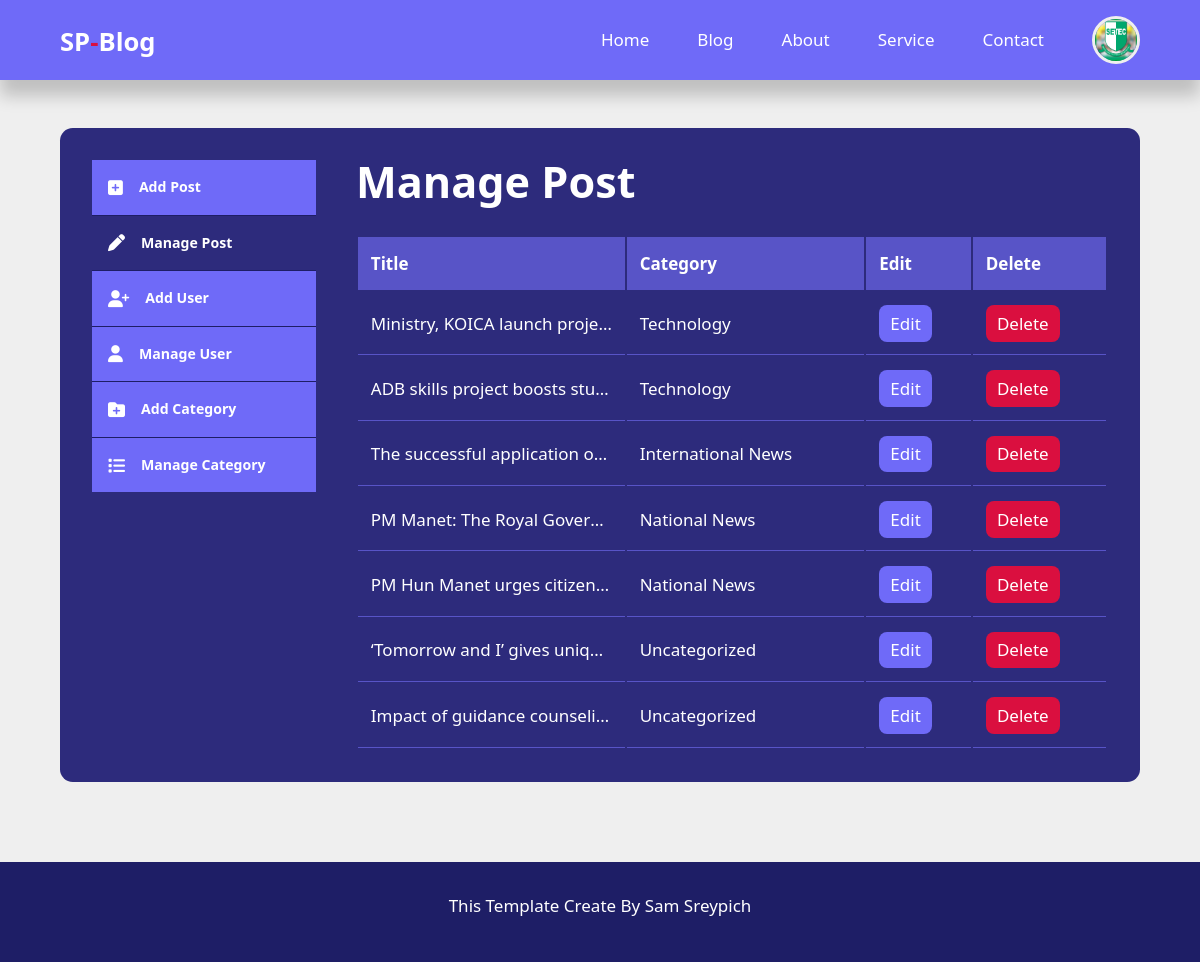
The app's page /admin/ (signed in) with its own data.
### tables this page shows
CREATE TABLE IF NOT EXISTS `users` (
  `id` int UNSIGNED NOT NULL AUTO_INCREMENT,
  `firstname` varchar(50) NOT NULL,
  `lastname` varchar(50) NOT NULL,
  `username` varchar(50) NOT NULL,
  `email` varchar(100) NOT NULL,
  `password` varchar(255) NOT NULL,
  `avatar` varchar(255) NOT NULL,
  `is_admin` tinyint(1) NOT NULL,
  PRIMARY KEY (`id`)
);

CREATE TABLE IF NOT EXISTS `posts` (
  `id` int UNSIGNED NOT NULL AUTO_INCREMENT,
  `title` varchar(255) NOT NULL,
  `body` text NOT NULL,
  `thumbnail` varchar(255) NOT NULL,
  `date_time` timestamp NOT NULL DEFAULT CURRENT_TIMESTAMP,
  `category_id` int UNSIGNED DEFAULT NULL,
  `author_id` int UNSIGNED NOT NULL,
  `is_featured` tinyint(1) NOT NULL,
  PRIMARY KEY (`id`),
  KEY `FK_blog_author` (`author_id`),
  KEY `FK_blog_category` (`category_id`)
);

CREATE TABLE IF NOT EXISTS `categories` (
  `id` int UNSIGNED NOT NULL AUTO_INCREMENT,
  `title` varchar(50) NOT NULL,
  `description` text NOT NULL,
  PRIMARY KEY (`id`)
);

### admin/partials/header.php (called while the page is built, shortened)
<?php
require '../partials/header.php';
?>

### admin/index.php (the view, shortened to what this page needs)
<?php
include 'partials/header.php';
$current_user_id = $_SESSION['user_id'];
$post_fetch_query = "SELECT posts.id, posts.title, categories.title AS category_title
FROM posts JOIN categories ON posts.category_id = categories.id
WHERE posts.author_id = $current_user_id
ORDER BY posts.id DESC";
$post_fetch_result = mysqli_query($connection, $post_fetch_query);
?>
    <section class="dashboard">
        <div class="container dashboard-container">
            <aside>
                <ul>
                    <li>
                        <a href="addPost.php">
                            <i class="fas fa-plus-square"></i>
                            <h5>Add Post</h5>
                        </a>
                    </li>
                    <li>
                        <a class="active" href="<?= ROOT_URL?>/admin/index.php">
                            <i class="fa-solid fa-pen"></i>
                            <h5>Manage Post</h5>
                        </a>
                    </li>
                    <?php if(isset($_SESSION['user_is_admin'])) :?>
                    <li>
                        <a href="addUser.php">
                            <i class="fa-solid fa-user-plus"></i>
                            <h5>Add User</h5>
                        </a>
                    </li>
                    <li>
                        <a href="manage-user.php">
                            <i class="fa-solid fa-user"></i>
                            <h5>Manage User</h5>
                        </a>
                    </li>
                    <li>
                        <a href="addCategory.php">
                            <i class="fa-solid fa-folder-plus"></i>
                            <h5>Add Category</h5>
                        </a>
                    </li>
                    <li>
                        <a href="manage-category.php">
                            <i class="fa-solid fa-list"></i>
                            <h5>Manage Category</h5>
                        </a>
                    </li>
                    <?php endif; ?>
                </ul>
            </aside>
            <main>
                <h2>Manage Post</h2>
                <?php if(mysqli_num_rows($post_fetch_result) > 0) :?>
                <table>
                    <thead>
                        <tr>
                            <th>Title</th>
                            <th>Category</th>
                            <th>Edit</th>
                            <th>Delete</th>
                        </tr>
                    </thead>
                    <tbody>
                    <?php while ($post = mysqli_fetch_assoc($post_fetch_result)) :?>
                        <tr>
                            <td class="table-title"><?= $post['title'] ?></td>
                            <td><?= $post['category_title'] ?></td>
                            <td><a href="<?= ROOT_URL?>admin/editPost.php?id=<?=$post['id']?>" class="btn sm">Edit</a></td>
                            <td><a href="<?= ROOT_URL?>admin/delete-post-logic.php?id=<?=$post['id']?>" class="btn sm danger">Delete</a></td>
                        </tr>
                    <?php endwhile;?>
                    </tbody>
                </table>
                <?php else :?>
                    <p>No post found</p>
                <?php endif;?>
            </main>
        </div>
    </section>
<?php include 'partials/footer.php';?>

### partials/header.php (shortened to what this page needs)
<?php
require 'config/database.php';
if(isset($_SESSION['user_id'])){
    $id = filter_var($_SESSION['user_id'],FILTER_SANITIZE_NUMBER_INT);
    $query = "SELECT avatar FROM users WHERE id = $id";
    $result = mysqli_query($connection, $query);
    $user = mysqli_fetch_assoc($result);
}
?>
<!DOCTYPE html>
<html lang="en">
<head>
    <link rel="stylesheet" href="<?= ROOT_URL?>css/style.css">
    <link rel="stylesheet" href="https://cdnjs.cloudflare.com/ajax/libs/font-awesome/6.7.2/css/all.min.css" />
</head>
<body>
    <nav>
        <div class="container nav-container">
            <a class="logo" href="<?= ROOT_URL?>index.php"><h3>SP<span>-</span>Blog</h3></a>
            <ul class="nav-link">
                <li><a href="<?= ROOT_URL?>">Home</a></li>
                <li><a href="<?= ROOT_URL?>blog.php">Blog</a></li>
                <li><a href="<?= ROOT_URL?>about.php">About</a></li>
                <li><a href="<?= ROOT_URL?>service.php">Service</a></li>
                <li><a href="<?= ROOT_URL?>contact.php">Contact</a></li>
                <?php if(isset($_SESSION['user_id'])) :?>
                <li>
                    <div class="nav-profile">
                        <div class="profile-img">
                            <img class="nav-img" src="<?= ROOT_URL . 'images/' . $user['avatar']?>" alt="">
                        </div>
                    </div>
                </li>
                <?php else :?>
                    <li><a href="<?php ROOT_URL?>signin.php">Sign In</a></li>
                <?php endif; ?>
            </ul>
        </div>
    </nav>

### css/style.css (style rules this page uses)
:root { --color-primary:#6f6af8; --color-primary-variant:#5854c7; --color-danger:#da0f3f; --color-danger-light:hsl(346, 87%, 46%, 15%); --color-success:#11c76f; --color-success-light:hsl(156, 100%, 38%, 15%); --color-gray-1:#1e1e66; --color-gray-2:#2d2b7c; --color-white:#fff; --color-light:#ccc; --color-light-variant:#626262; --color-bg:#efefef; --color-black:#222222; --border-radius-1:0.3rem; --border-radius-2:0.5rem; --border-radius-3:0.8rem; --border-radius-4:2rem; --border-radius-5:5rem; }
* { margin: 0; padding: 0; box-sizing: border-box; outline: none; border: none; list-style: none; appearance: none; text-decoration: none; font-family: 'Segoe UI', Tahoma, Geneva, Verdana, sans-serif; transition: .4s ease; }
body { line-height: 1.6; font-size: 17px; background-color: var(--color-bg); overflow-x: hidden; color: var(--color-gray-1); }
.container { max-width: 1620px; margin: 0 auto; width: 90%; }
section { margin-top: 3rem; width: 100vw; }
h1,h2,h3,h4,h5 { color: var(--color-black); }
h2 { font-size: 2.7rem;margin: 1rem 0; }
h3 { font-size: 1.2rem;margin: .8rem 0 .5rem; }
img { display: block; width: 100%; object-fit: cover; }
nav { width: 100vw; height: 5rem; position: fixed; top: 0; left: 0; z-index: 10; background-color: var(--color-primary); box-shadow: 0 1rem 1rem rgba(0, 0, 0, 0.2); }
.nav-container { display: flex; align-items: center; justify-content: space-between; height: 100%; }
.profile-img { width: 3rem; height: 3rem; border-radius: 50%; border: 3px solid var(--color-bg); overflow: hidden; }
.nav-img { object-fit: cover; height: 100%; }
nav .logo h3 { font-size: 1.6rem; font-weight: 600; color: var(--color-white); }
nav .logo h3 span { color: var(--color-danger); }
nav .nav-link { display: flex; gap: 3rem; align-items: center; }
nav .nav-link a { font-weight: 300; color: var(--color-white); }
nav .nav-profile { cursor: pointer; position: relative; }
.table-title { white-space: nowrap; overflow: hidden; text-overflow: ellipsis; max-width: 200px; }
.btn { display: inline-block; width: fit-content; background-color: var(--color-primary); padding: .6rem 1.2rem; cursor: pointer; border-radius: var(--border-radius-2); color: var(--color-white); }
.single-post h5, .single-post h2, h3 { color: var(--color-white); }
.sm { padding: .3rem .7rem; }
.danger { background-color: var(--color-danger); }
.dashboard { margin-top: 8rem; }
.dashboard-container { display: grid; grid-template-columns: 14rem auto; padding: 2rem; margin-bottom: 5rem; gap: 1rem; background-color: var(--color-gray-2); color: var(--color-white); border-radius: var(--border-radius-3); }
.dashboard-container a, h2, h5 { color: var(--color-white); }
.dashboard aside a { background-color: var(--color-primary); display: flex; gap: 1rem; align-items: center; padding: 1rem; border-bottom: 1px solid var(--color-gray-1); }
.dashboard aside ul li:last-child a { border-bottom: none; }
.dashboard .active { background-color: var(--color-gray-2); }
.dashboard main { margin-left: 1.5rem; }
.dashboard h2 { margin: 0 0 2rem 0; line-height: 1; }
.dashboard table { text-align: left; width: 100%; }
.dashboard table th { padding: .8rem; background: var(--color-primary-variant); }
.dashboard table td { padding: .8rem; border-bottom: 1px solid var(--color-primary-variant); }

### records on screen
users: avatar (picture)
posts: title "Ministry, KOICA launch proje…", category.title "Technology"
posts: title "ADB skills project boosts stu…", category.title "Technology"
posts: title "The successful application o…", category.title "International News"
posts: title "PM Manet: The Royal Gover…", category.title "National News"
posts: title "PM Hun Manet urges citizen…", category.title "National News"
posts: title "‘Tomorrow and I’ gives uniq…", category.title "Uncategorized"
posts: title "Impact of guidance counseli…", category.title "Uncategorized"
